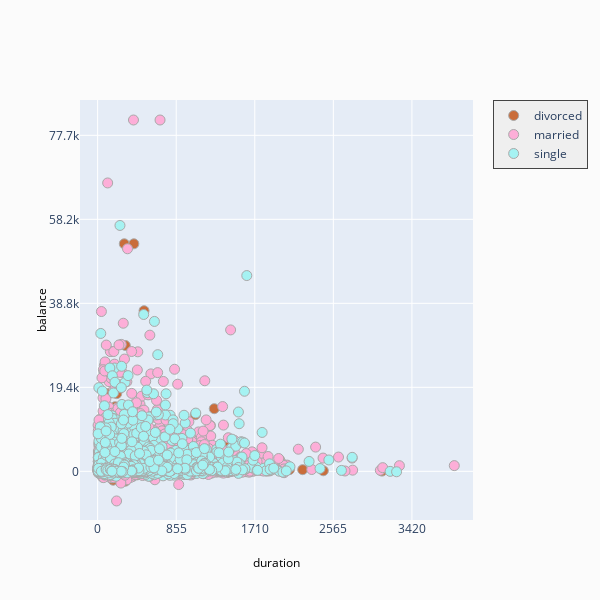

This figure's notebook cell:
### Code cell
# Notice how divorced have a considerably low amount of balance.
fig = ff.create_facet_grid(
    df,
    x='duration',
    y='balance',
    color_name='marital',
    show_boxes=False,
    marker={'size': 10, 'opacity': 1.0},
    colormap={'single': 'rgb(165, 242, 242)', 'married': 'rgb(253, 174, 216)', 'divorced': 'rgba(201, 109, 59, 0.82)'}
)

iplot(fig, filename='facet - custom colormap')

### Figure 1 — Plotly figure (JSON) as saved in the notebook; plotly's stock layout.template omitted (floating-point values rounded to 4 significant figures; data arrays with more than 128 entries replaced by an {"elided": "..."} marker saying what was removed)
{"data": [{"marker": {"color": "rgb(201, 109, 59)", "line": {"color": "darkgrey", "width": 1}, "opacity": 1, "size": 10}, "mode": "markers", "name": "divorced", "type": "scatter", "x": {"elided": "1174 int values"}, "xaxis": "x", "y": {"elided": "1174 int values"}, "yaxis": "y"}, {"marker": {"color": "rgb(253, 174, 216)", "line": {"color": "darkgrey", "width": 1}, "opacity": 1, "size": 10}, "mode": "markers", "name": "married", "type": "scatter", "x": {"elided": "5815 int values"}, "xaxis": "x", "y": {"elided": "5815 int values"}, "yaxis": "y"}, {"marker": {"color": "rgb(165, 242, 242)", "line": {"color": "darkgrey", "width": 1}, "opacity": 1, "size": 10}, "mode": "markers", "name": "single", "type": "scatter", "x": {"elided": "3336 int values"}, "xaxis": "x", "y": {"elided": "3336 int values"}, "yaxis": "y"}], "layout": {"annotations": [{"font": {"color": "#000000", "size": 12}, "showarrow": false, "text": "duration", "textangle": 0, "x": 0.5, "xanchor": "center", "xref": "paper", "y": -0.1, "yanchor": "middle", "yref": "paper"}, {"font": {"color": "#000000", "size": 12}, "showarrow": false, "text": "balance", "textangle": -90, "x": -0.1, "xanchor": "center", "xref": "paper", "y": 0.5, "yanchor": "middle", "yref": "paper"}], "height": 600, "legend": {"bgcolor": "#efefef", "borderwidth": 1, "x": 1.05, "y": 1, "yanchor": "top"}, "paper_bgcolor": "rgb(251, 251, 251)", "showlegend": true, "title": {"text": ""}, "width": 600, "xaxis": {"anchor": "y", "domain": [0, 1], "dtick": 855, "range": [-192.0, 4085.0], "ticklen": 0, "zeroline": false}, "yaxis": {"anchor": "x", "domain": [0, 1], "dtick": 19415, "range": [-11250.0, 85830.0], "ticklen": 0, "zeroline": false}}}
